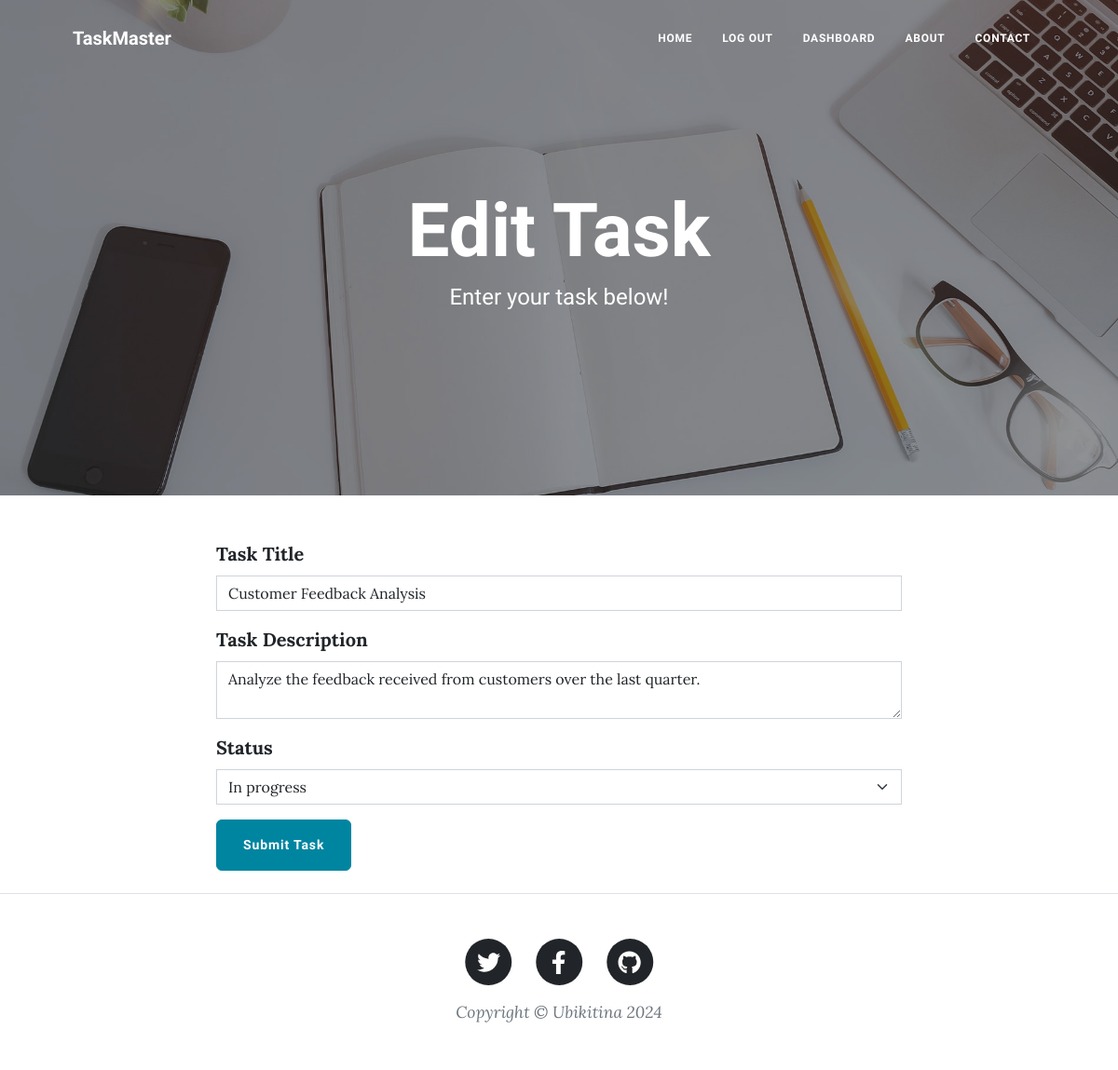
Before: /edit-task/15 (signed in) with the older database file.
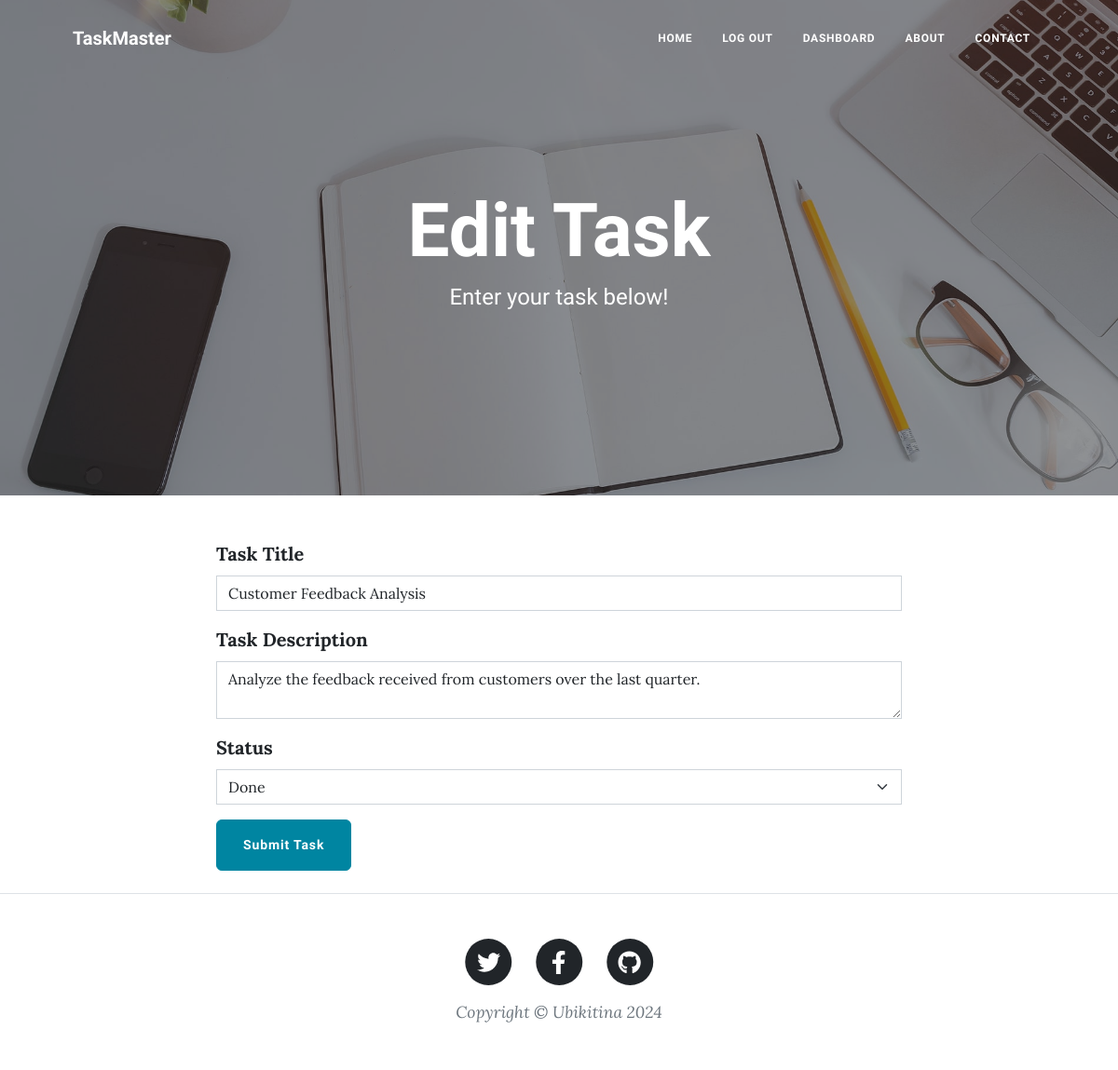
After: the same page with the newer database file.
### main.py (models this page shows)
class Task(db.Model):
    __tablename__ = "tasks"
    id = db.Column(db.Integer, primary_key=True)
    author_id = db.Column(db.Integer, db.ForeignKey("users.id"))
    author = relationship("User", back_populates="tasks")
    title = db.Column(db.String(250), unique=True, nullable=False)
    date = db.Column(db.String(250), nullable=False)
    body = db.Column(db.Text, nullable=False)
    status = db.Column(db.String(250), nullable=False)
    comments = relationship("Comment", back_populates="parent_task")

### main.py (the view, shortened to what this page needs)
@app.route("/edit-task/<int:task_id>", methods=["GET", "POST"])
@authenticated_only  # Use a decorator so only an authenticated user can edit a task
def edit_task(task_id):
    task = db.get_or_404(Task, task_id)
    edit_form = CreateTaskForm(
        title=task.title,
        author=task.author,
        status=task.status,
        body=task.body
    )
    return render_template("make-task.html", form=edit_form, is_edit=True, current_user=current_user)

### forms.py
class CreateTaskForm(FlaskForm):
    title = StringField("Task Title", validators=[DataRequired()])
    body = TextAreaField("Task Description", validators=[DataRequired()])
    status = SelectField("Status", choices=[('To do', 'To do'), ('In progress', 'In progress'), ('Done', 'Done')],
                         validators=[DataRequired()])
    submit = SubmitField("Submit Task")

### main.py (called while the page is built)
@login_manager.user_loader
def load_user(user_id):
    return db.get_or_404(User, user_id)

def authenticated_only(f):
    @wraps(f)
    def decorated_function(*args, **kwargs):
        if not current_user.is_authenticated:
            return abort(403)  # 403 is a Forbidden error if not authenticated
        return f(*args, **kwargs)
    return decorated_function

### templates/make-task.html
{% from "bootstrap5/form.html" import render_form %} {% block content %} {%
include "header.html" %}
<header
  class="masthead"
  style="background-image: url('../static/assets/img/edit-bg.jpg')"
>
  <div class="container position-relative px-4 px-lg-5">
    <div class="row gx-4 gx-lg-5 justify-content-center">
      <div class="col-md-10 col-lg-8 col-xl-7">
        <div class="page-heading">
          {% if is_edit: %}
          <h1>Edit Task</h1>
          {% else: %}
          <h1>New Task</h1>
          {% endif %}
          <span class="subheading"
            >Enter your task below!</span
          >
        </div>
      </div>
    </div>
  </div>
</header>
<main class="mb-4">
  <div class="container">
    <div class="row">
      <div class="col-lg-8 col-md-10 mx-auto">
        {{render_form(form, novalidate=True, button_map={"submit": "primary"}) }}
      </div>
    </div>
  </div>
</main>
{% include "footer.html" %} {% endblock %}

Changed rows visible on the page:
changed Task "Customer Feedback Analysis": status "In progress" → "Done"
